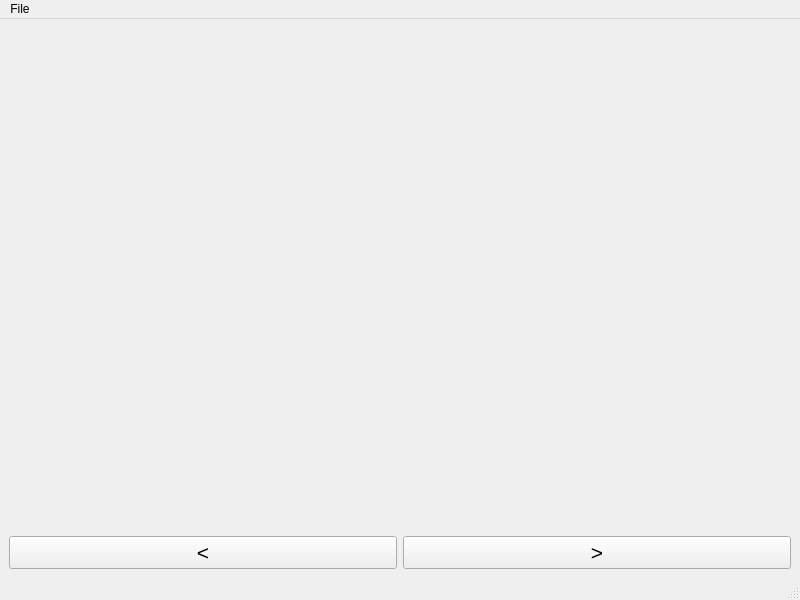
<?xml version="1.0" encoding="UTF-8"?>
<ui version="4.0">
 <class>MainWindow</class>
 <widget class="QMainWindow" name="MainWindow">
  <property name="geometry">
   <rect>
    <x>0</x>
    <y>0</y>
    <width>800</width>
    <height>600</height>
   </rect>
  </property>
  <property name="windowTitle">
   <string>MainWindow</string>
  </property>
  <widget class="QWidget" name="centralwidget">
   <layout class="QVBoxLayout" name="verticalLayout">
    <item>
     <widget class="QLabel" name="label">
      <property name="text">
       <string/>
      </property>
     </widget>
    </item>
    <item>
     <layout class="QHBoxLayout" name="horizontalLayout">
      <item>
       <widget class="QPushButton" name="pushButton">
        <property name="font">
         <font>
          <pointsize>16</pointsize>
         </font>
        </property>
        <property name="text">
         <string>&lt;</string>
        </property>
       </widget>
      </item>
      <item>
       <widget class="QPushButton" name="pushButton_2">
        <property name="font">
         <font>
          <pointsize>16</pointsize>
         </font>
        </property>
        <property name="text">
         <string>&gt;</string>
        </property>
       </widget>
      </item>
     </layout>
    </item>
   </layout>
  </widget>
  <widget class="QMenuBar" name="menubar">
   <property name="geometry">
    <rect>
     <x>0</x>
     <y>0</y>
     <width>800</width>
     <height>22</height>
    </rect>
   </property>
   <widget class="QMenu" name="menuFile">
    <property name="title">
     <string>File</string>
    </property>
    <addaction name="actionOpen_Image"/>
    <addaction name="actionOpen_Directory"/>
    <addaction name="actionQuit"/>
   </widget>
   <addaction name="menuFile"/>
  </widget>
  <widget class="QStatusBar" name="statusbar"/>
  <action name="actionOpen_Image">
   <property name="text">
    <string>Open Image</string>
   </property>
  </action>
  <action name="actionOpen_Directory">
   <property name="text">
    <string>Open Directory</string>
   </property>
  </action>
  <action name="actionQuit">
   <property name="text">
    <string>Quit</string>
   </property>
  </action>
 </widget>
 <resources/>
 <connections/>
</ui>
